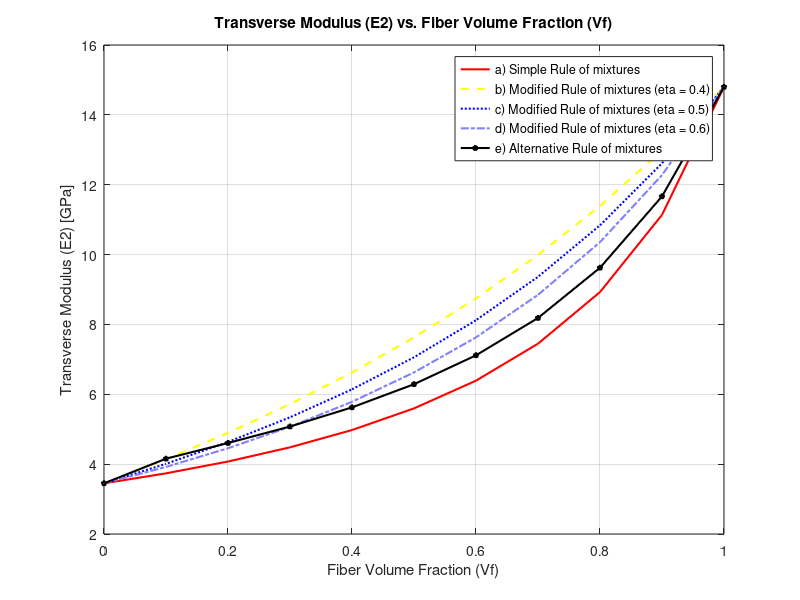
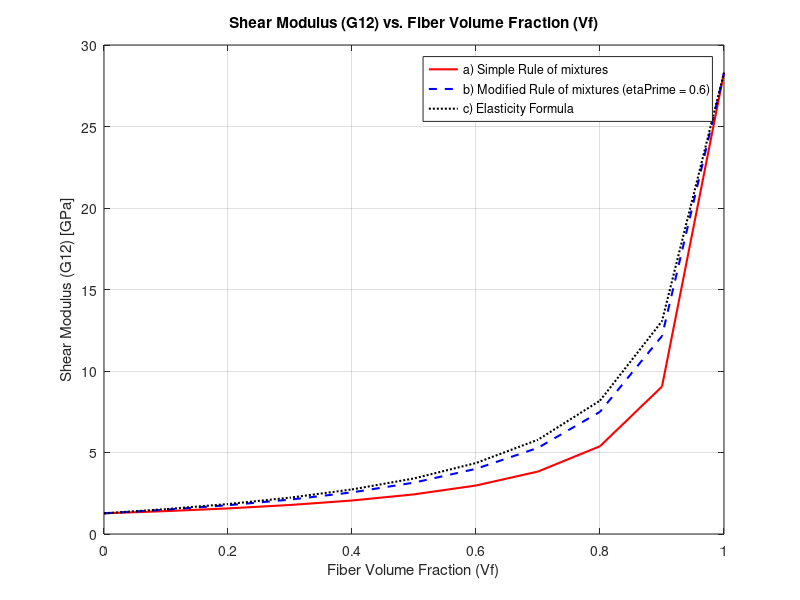

MATLAB code for these plots, in order:
%%                               AF 4                                    %%
clc

fprintf('\n');
disp('Materiales Compuestos 2')
disp('Actividad Fundamental 4 -  Calculo de propiedades mecanicas');
disp('Jesus Antonio Ramirez Alpizar - 2077851');
disp('Fecha: 17/Agosto/2024');
fprintf('\n');

disp('Universidad Autonoma de Nuevo Leon');
disp('Facultad de Ingenieria Mecanica y Electrica');
disp('Instructor: Israel De Santiago Talavera')
disp('Ciclo: Ago-Dic 2024');
disp('Grupo: 001');
disp('Horario: Viernes V4 - V6');
fprintf('\n\n\n');
disp('---------------------------------------------------');
fprintf('\n\n\n');

close all

%% Problem 1 %%
% Consider a carbon/epoxy composite lamina with the following matrix and 
% fiber material properties
Ef2 = 14.8E09; % Young's modulus of the fiber material in Pascals (Pa)
Em = 3.45E09;  % Young's modulus of the matrix material in Pascals (Pa)
nu_m = 0.36;   % Poisson's ratio of the matrix material

% Use MATLAB to calculate the transverse modulus E2 using the following 
% three methods (use Vf = 0.65):
Vf = 0.65; % Volume fraction of the fiber material

%  (a) The simple rule-of-mixtures formula.
%  (b) The modified rule-of-mixtures formula with eta = 0.5.
%  (c) The alternative rule-of-mixtures formula. 
%      For this case, use Ef1 = 85.6GPa, νf12 = νf21 = 0.3.
 
Vm = 1 - Vf; % Volume fraction of the matrix material

% (a) Rules of mixtures formula: 
% inv(E2) = Vf / Ef2 + Vm / Em

disp('AF4 - Problem 1')
E2a = inv(Vf/Ef2 + Vm/Em); % Pa

% (b) Modified rule-of-mixtures formula with η = 0.5. 
% inv(E2) = (Vf/Ef2 + eta*Vm/Em) / (Vf + nVm)

eta = 0.5;
E2b = inv((Vf/Ef2 + eta*Vm/Em) / (Vf + eta*Vm)); % Pa

% (c) alternative rule-of-mixtures formula
% inv(E2) = (nf * Vf) / Ef2 + (nm * Vm) / Em

Ef1 = 85.6E09;  % Elastic modulus of the first material,
vf12 = 0.3;     % Poisson's ratio between the first and second materials,
vf21 = vf12;    % Poisson's ratio between the second and first materials,

nf = (Ef1*Vf + ((1- vf12*vf21)*Em + nu_m*vf21*Ef1)*Vm) / (Ef1*Vf + Em*Vm);
nu_f = (((1 - nu_m^2)*Ef1 - (1- nu_m*vf12)*Em)*Vf + Em*Vm) / (Ef1*Vf + Em*Vm);

E2c = inv((nf * Vf) / Ef2 + (nu_f * Vm) / Em); % Pa

E2 = [E2a; E2b; E2c] .* 1E-09; % GPa

disp('Results:');
disp(['(a) E2 using simple rule-of-mixtures formula: ', num2str(E2(1), '%.4f'), ' GPa']);
disp(['(b) E2 using modified rule-of-mixtures formula: ', num2str(E2(2), '%.4f'), ' GPa']);
disp(['(c) E2 using alternative rule-of-mixtures formula: ', num2str(E2(3), '%.4f'), ' GPa']);
fprintf('\n\n');

msg = sprintf('(a) E2 using simple rule-of-mixtures formula: %.4f GPa\n', E2(1));
msg = [msg, sprintf('(b) E2 using modified rule-of-mixtures formula: %.4f GPa\n', E2(2))];
msg = [msg, sprintf('(c) E2 using alternative rule-of-mixtures formula: %.4f GPa\n', E2(3))];
msgbox(msg, 'AF4 - Problem 1');


%% Problem 2 %%
% Consider the glass/epoxy composite lamina of Problem 1. Use MATLAB to 
% plot a graph of the transverse modulus E2 versus the fiber volume 
% fraction Vf for each one of the following cases. Use all values 
% of Vf ranging from 0 to 1 (in increments of 0.1).
Vf = 0:0.1:1;
Vm = 1 - Vf;

% (a) the simple rule-of-mixtures formula.
% (b) the modified rule-of-mixtures formula with eta = 0.4.
% (c) the modified rule-of-mixtures formula with eta = 0.5.
% (d) the modified rule-of-mixtures formula with eta = 0.6.
% (e) the alternative rule-of-mixtures formula with the values given in 
%     part (c) of Problem 1.
% Make sure that all five graphs appear on the same plot.

% (a) The simple rule-of-mixtures formula:
% inv(E2) = Vf / Ef2 + Vm / Em
E2a = (1 ./ (Vf ./ Ef2 + Vm ./ Em)) .* 1E-09; % GPa

% (b) the modified rule-of-mixtures formula with eta = 0.4.
eta = 0.4;
E2b = (1 ./ ((Vf ./ Ef2 + eta.*Vm./Em) ./ (Vf + eta.*Vm))) .* 1E-09; % GPa

% (c) the modified rule-of-mixtures formula with eta = 0.5.
eta = 0.5;
E2c = (1 ./ ((Vf ./ Ef2 + eta.*Vm./Em) ./ (Vf + eta.*Vm))) .* 1E-09; % GPa

% (d) the modified rule-of-mixtures formula with eta = 0.6.
eta = 0.6;
E2d = (1 ./ ((Vf ./ Ef2 + eta.*Vm./Em) ./ (Vf + eta.*Vm))) .* 1E-09; % GPa

% (e) the alternative rule-of-mixtures formula with the values given in 
%     part (c) of Problem 1.
% inv(E2) = (nf * Vf) / Ef2 + (nm * Vm) / Em
nf = (Ef1*Vf + ((1- vf12*vf21)*Em + nu_m*vf21*Ef1).*Vm) ./ (Ef1*Vf + Em.*Vm);
nu_f = (((1 - nu_m^2)*Ef1 - (1- nu_m*vf12)*Em).*Vf + Em.*Vm) ./ (Ef1*Vf + Em.*Vm);
E2e = (1 ./ ((nf .* Vf) ./ Ef2 + (nu_f .* Vm) ./ Em)) .* 1E-09; % GPa


disp('AF4 - Problem 2');
disp('Results plotted on ''Figure 1: Problem 2''');
fprintf('\n\n');
figure('Name', 'Problem 2');
plot(Vf, E2a, 'r-', 'LineWidth', 1.5);
hold on
plot(Vf, E2b, 'y--', 'LineWidth', 1.5);
plot(Vf, E2c, 'b:', 'LineWidth', 1.5);
plot(Vf, E2d, '-.', 'LineWidth', 1.5, 'Color', [0.5 0.5 1]);
plot(Vf, E2e, 'k-', 'LineWidth', 1.5, 'Marker', 'pentagram', 'MarkerSize', 4);

grid on
xlabel('Fiber Volume Fraction (Vf)');
ylabel('Transverse Modulus (E2) [GPa]');
title('Transverse Modulus (E2) vs. Fiber Volume Fraction (Vf)');
legend('a) Simple Rule of mixtures', 'b) Modified Rule of mixtures (eta = 0.4)', ...
    'c) Modified Rule of mixtures (eta = 0.5)', 'd) Modified Rule of mixtures (eta = 0.6)', ...
    'e) Alternative Rule of mixtures');

%% Problem 3 %%
% Consider a carbon/epoxy composite lamina with the following matrix and 
% fiber material properties
Gf12 = 28.3E09; % Shear modulus of the fiber material in Pascals (Pa)
Gm = 1.27E09;   % Shear modulus of the matrix material in Pascals (Pa)

% Use MATLAB to calculate the shear modulus G12 using the following 
% three methods (use Vf = 0.55):
Vf = 0.55;   % Volume fraction of the fiber material
Vm = 1 - Vf; % Volume fraction of the matrix material
% (a) the simple rule-of-mixtures formula.
% (b) the modified rule-of-mixtures formula with etaPrime = 0.6.
% (c) the elasticity formula.

% (a) The simple rule-of-mixtures formula:
% inv(G12) = Vf / Gf12 + Vm / Gm
G12a = 1 / (Vf/Gf12 + Vm/Gm)*1E-09; % GPa

% (b) The modified rule-of-mixtures formula with etaPrime = 0.6.
% inv(G12) = (Vf / Gf12 + etaPrime*Vm / Gm) / (Vf + etaPrime*Vm)
etaPrime = 0.6;
G12b = (inv((Vf/Gf12 + etaPrime*Vm/Gm) / (Vf + etaPrime*Vm)))*1E-09; % GPa

% (c) The elasticity formula.
G12c = Gm * ((Gm + Gf12) - Vf*(Gm - Gf12)) / ((Gm + Gf12) + Vf * (Gm - Gf12)) * 1E-09; % GPa

G12 = [G12a; G12b; G12c];

disp('AF4 - Problem 3');
disp('Results:');
disp(['(a) G12 using simple rule-of-mixtures formula: ', num2str(G12(1), '%.4f'), ' GPa']);
disp(['(b) G12 using modified rule-of-mixtures formula: ', num2str(G12(2), '%.4f'), ' GPa']);
disp(['(c) G12 using elasticity formula: ', num2str(G12(3), '%.4f'), ' GPa']);
fprintf('\n\n');

msg = sprintf('(a) G12 using simple rule-of-mixtures formula: %.4f GPa\n', G12(1));
msg = [msg, sprintf('(b) G12 using modified rule-of-mixtures formula: %.4f GPa\n', G12(2))];
msg = [msg, sprintf('(c) G12 using elasticity formula: %.4f GPa\n', G12(3))];
msgbox(msg, 'AF4 - Problem 3');

%% Problem 4 %%
% Consider the glass/epoxy composite lamina of Problem 3. 
% Use MATLAB to plot a graph of the shear modulus G12 versus the fiber 
% volume fraction Vf for each one of the following cases. 
% Use all values of Vf ranging from 0 to 1 (in increments of 0.1).
Vf = 0:0.1:1; % Volume fraction of the fiber material
Vm = 1 - Vf;  % Volume fraction of the matrix material

% (a) the simple rule-of-mixtures formula.
% (b) the modified rule-of-mixtures formula with etaPrime = 0.6.
% (c) the elasticity formula.
% Make sure that all three graphs appear on the same plot

% (a) The simple rule-of-mixtures formula:
% inv(G12) = Vf / Gf12 + Vm / Gm
G12a = (1 ./ (Vf ./ Gf12 + Vm ./ Gm)) .* 1E-09; % GPa

% (b) The modified rule-of-mixtures formula with etaPrime = 0.6.
% inv(G12) = (Vf / Gf12 + etaPrime*Vm / Gm) / (Vf + etaPrime*Vm)
etaPrime = 0.6;
G12b = (1 ./ ((Vf ./ Gf12 + etaPrime.*Vm ./ Gm) ./ (Vf + etaPrime.*Vm))) .* 1E-09; % GPa

% (c) The elasticity formula.
G12c = (Gm .* ((Gm + Gf12) - Vf.*(Gm - Gf12)) ./ ((Gm + Gf12) + Vf.*(Gm - Gf12))) .* 1E-09; % GPa

disp('AF4 - Problem 4');
disp('Results plotted on ''Figure 2: Problem 4''');
fprintf('\n\n');
figure('Name', 'Problem 4');

plot(Vf, G12a, 'r-', 'LineWidth', 1.5);
hold on
plot(Vf, G12b, 'b--', 'LineWidth', 1.5);
plot(Vf, G12c, 'k:', 'LineWidth', 1.5);

grid on
xlabel('Fiber Volume Fraction (Vf)');
ylabel('Shear Modulus (G12) [GPa]');
title('Shear Modulus (G12) vs. Fiber Volume Fraction (Vf)');
legend('a) Simple Rule of mixtures', 'b) Modified Rule of mixtures (etaPrime = 0.6)', ...
    'c) Elasticity Formula');

%% Problem 5 %%
% Consider the graphite-reinforced polymer composite lamina of Example 2.
Em = 4.62E09;   % Young's modulus of the matrix material in Pascals (Pa)
Ef1 = 233E09;   % Young's modulus of the first material in Pascals (Pa)
Ef2 = 23.1E09;  % Young's modulus of the second material in Pascals (Pa)
Gf12 = 8.96E09; % Shear modulus of the fiber material in Pascals (Pa)
eta_m = 0.36;   % Poisson's ratio of the matrix material
eta_f12 = 0.2;  % Poisson's ratio between the first and second materials
eta_f23 = 0.4;  % Poisson's ratio between the second and third materials
Gf23 = 8.27E09; % Shear modulus of the third material in Pascals (Pa)

Vf = 0.6; % Volume fraction of the fiber material
Vm = 1 - Vf; % Volume fraction of the matrix material

% Let the coefficients of thermal expansion for the matrix and fibers 
% be given as follows:
alpha_m = 41.4E-06; % Coefficient of thermal expansion of the matrix material (1/K)
alpha_f1 = -0.54E-06; % Coefficient of thermal expansion of the first material (1/K)
alpha_f2 = 10.10E-06; % Coefficient of thermal expansion of the second material (1/K)

% Use MATLAB to calculate alpha1 and alpha2 for the lamina. When calculating α2, 
% use the two formulas.

% Thermal expansion coefficient alpha1:
alpha1 = ((alpha_f1*Ef1*Vf) + (alpha_m*Em*Vm)) / (Ef1*Vf + Em*Vm); % 1/K

% Longitudinal modulus E1:
E1 = (Ef1*Vf) + (Em*Vm); % Pa

% Thermal expansion coefficient alpha2 using simple rule-of-mixtures relation:
alpha2a = alpha_f2 * Vf + alpha_m * Vm; % 1/K

% Thermal expansion coefficient alpha2:
alpha2b = Vf * (alpha_f2 - (Em / E1) * eta_f12 * (alpha_m - alpha_f1) * Vm) + ...
          Vm * (alpha_m + (Ef1 / E1) * eta_m * (alpha_m - alpha_f1) * Vf); % 1/K

disp('AF4 - Problem 5');
disp('Results:');
disp(['Alpha1: ', num2str(alpha1, '%.4e'), ' 1/K']);
disp(['Alpha2: ', num2str(alpha2a, '%.4e'), ' 1/K (Simple Rule of Mixtures)']);
disp(['Alpha2: ', num2str(alpha2b, '%.4e'), ' 1/K']);
fprintf('\n\n');

msg = sprintf('Alpha1: %.4e 1/K\n', alpha1);
msg = [msg, sprintf('Alpha2: %.4e 1/K  (Simple Rule of Mixtures)\n', alpha2a)];
msg = [msg, sprintf('Alpha2: %.4e 1/K\n', alpha2b)];
msgbox(msg, 'AF4 - Problem 5');

clear
